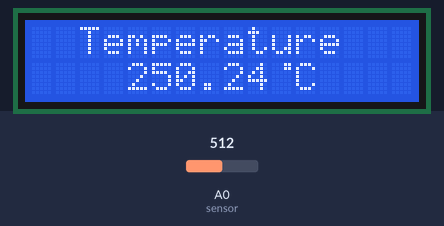
A sketch run on a simulated Arduino Uno, built with avr-gcc and run on an emulated ATmega328P. Parts: 16×2 character LCD. The test bench sets the inputs (shaded band); at power-on: A0 (sensor) = 512.

Above: at 3.2 s.
3.3 s: A0 (sensor) set to 716
At 5.3 s:
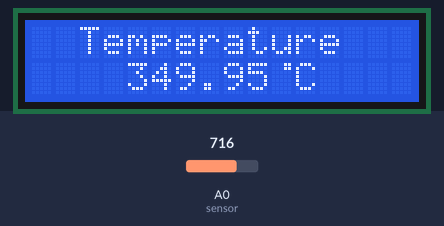
5.6 s: A0 (sensor) set to 900
At 6.7 s:
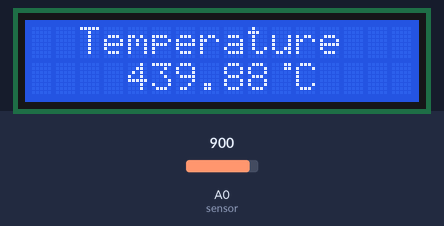
7.6 s: A0 (sensor) set to 1023
At 9.4 s:
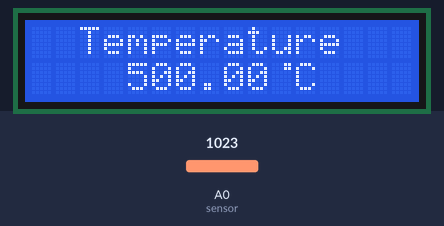
Timing chart, 0 to 10.9 s (numbered marks = the images above; inputs shaded):
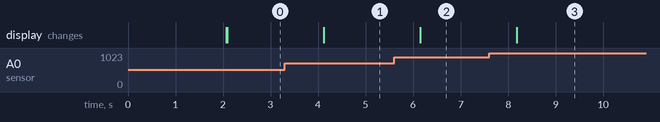

Measured:
- after the input at 3.3 s, the display: changes after 0.82 s (image 1)
- after the input at 5.6 s, the display: changes after 0.55 s (image 2)
- after the input at 7.6 s, the display: changes after 0.58 s (image 3)

The sketch:

TEmperatureDisplay_LM35_code.ino
```cpp
#include<LiquidCrystal.h>
LiquidCrystal lcd(8,9,10,11,12,13);
#define sensor A0
byte degree[8] =
{
0b00011,
0b00011,
0b00000,
0b00000,
0b00000,
0b00000,
0b00000,
0b00000
};
void setup()
{
lcd.begin(16,2);
lcd.createChar(1, degree);
lcd.setCursor(0,0);
lcd.print(" Digital ");
lcd.setCursor(0,1);
lcd.print(" Thermometer ");
delay(2000);
lcd.clear();
}
void loop()
{

float reading=analogRead(sensor);
float temperature=reading*(5.0/1023.0)*100;
delay(10);


lcd.clear();
lcd.setCursor(2,0);
lcd.print("Temperature");
lcd.setCursor(4,1);
lcd.print(temperature);
lcd.write(1);
lcd.print("C");
delay(1000);
}
```
